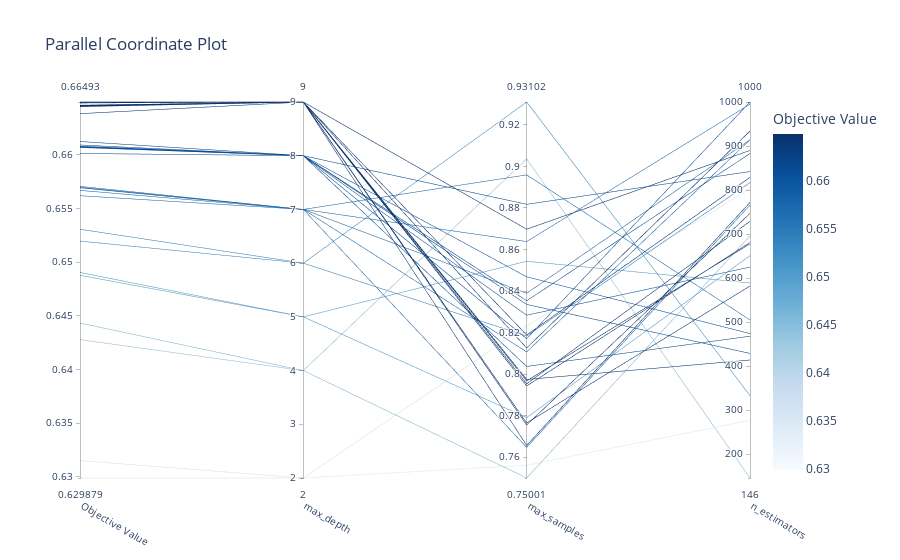

The notebook cell saved with this chart:
### Code cell
###################################################################################################
# Select parameters to visualize.
plot_parallel_coordinate(study, params=['max_samples', 'max_depth', 'n_estimators'])

### Figure 1 — Plotly figure (JSON) as saved in the notebook; plotly's stock layout.template omitted (floating-point values rounded to 4 significant figures)
{"data": [{"dimensions": [{"label": "Objective Value", "range": [0.6299, 0.6649], "values": [0.6608, 0.6601, 0.6428, 0.6638, 0.6562, 0.6571, 0.6609, 0.652, 0.6299, 0.6607, 0.6443, 0.6646, 0.6646, 0.6646, 0.649, 0.6649, 0.6531, 0.6567, 0.6645, 0.6315, 0.6488, 0.6645, 0.6648, 0.6608, 0.657, 0.6646, 0.6607, 0.6649, 0.6569, 0.6612]}, {"label": "max_depth", "range": [2, 9], "values": [8, 8, 4, 9, 7, 7, 8, 6, 2, 8, 4, 9, 9, 9, 5, 9, 6, 7, 9, 2, 5, 9, 9, 8, 7, 9, 8, 9, 7, 8]}, {"label": "max_samples", "range": [0.75, 0.931], "values": [0.8336, 0.8469, 0.9037, 0.7974, 0.8959, 0.839, 0.8818, 0.931, 0.7562, 0.8037, 0.75, 0.7954, 0.7968, 0.7943, 0.7791, 0.8188, 0.8184, 0.8638, 0.7765, 0.8232, 0.8543, 0.7756, 0.8126, 0.8171, 0.8107, 0.8698, 0.8284, 0.7657, 0.7648, 0.8353]}, {"label": "n_estimators", "range": [146, 1000], "values": [429, 474, 146, 414, 505, 914, 842, 333, 277, 468, 696, 729, 678, 681, 651, 829, 817, 995, 582, 803, 589, 747, 934, 1000, 914, 890, 625, 772, 766, 883]}], "labelangle": 30, "labelside": "bottom", "line": {"color": [0.6608, 0.6601, 0.6428, 0.6638, 0.6562, 0.6571, 0.6609, 0.652, 0.6299, 0.6607, 0.6443, 0.6646, 0.6646, 0.6646, 0.649, 0.6649, 0.6531, 0.6567, 0.6645, 0.6315, 0.6488, 0.6645, 0.6648, 0.6608, 0.657, 0.6646, 0.6607, 0.6649, 0.6569, 0.6612], "colorbar": {"title": {"text": "Objective Value"}}, "colorscale": [[0, "rgb(247,251,255)"], [0.125, "rgb(222,235,247)"], [0.25, "rgb(198,219,239)"], [0.375, "rgb(158,202,225)"], [0.5, "rgb(107,174,214)"], [0.625, "rgb(66,146,198)"], [0.75, "rgb(33,113,181)"], [0.875, "rgb(8,81,156)"], [1, "rgb(8,48,107)"]], "reversescale": false, "showscale": true}, "type": "parcoords"}], "layout": {"title": {"text": "Parallel Coordinate Plot"}}}
